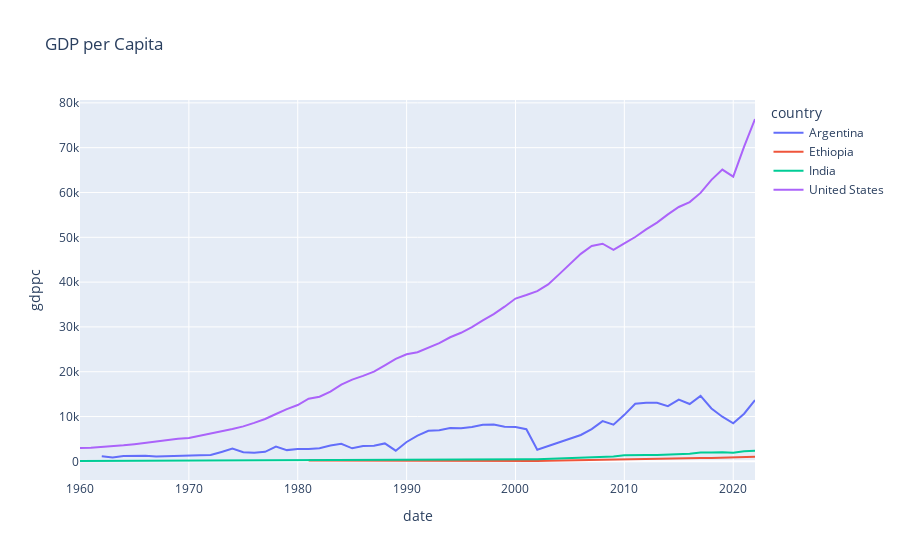
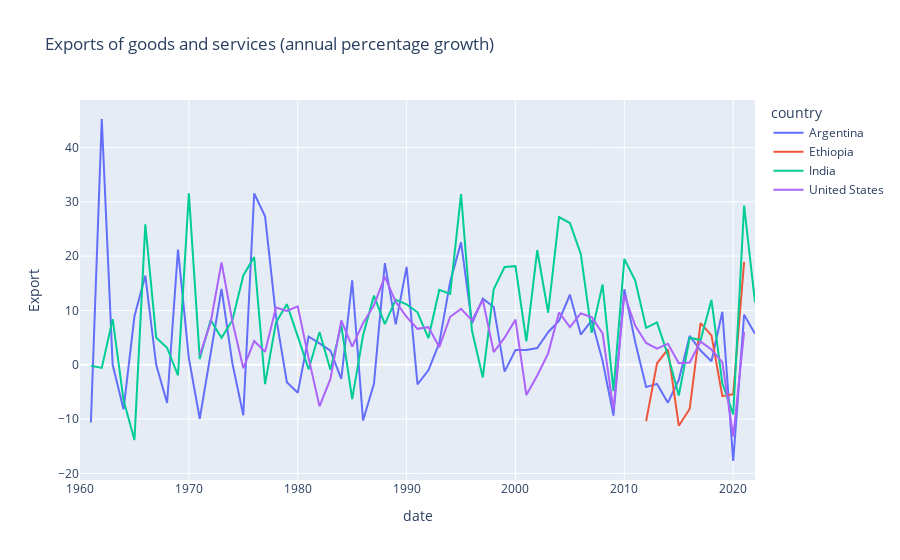
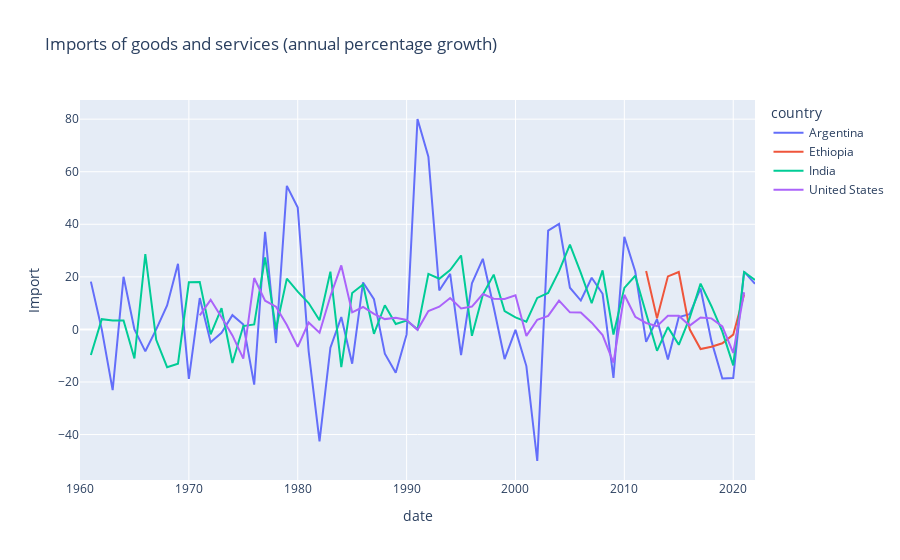
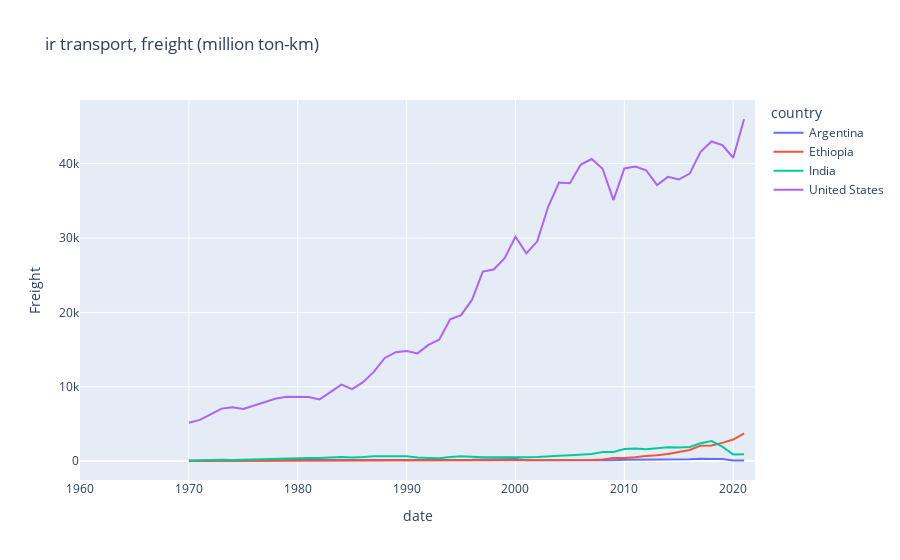

These figures' notebook cell, in order:
### Code cell
#GDP per capita
fig1 = px.line(df_gdp, x = 'date', y = 'gdppc', color = 'country', title = 'GDP per Capita')

### Import & Export ###
#Export
fig2 = px.line(df_export, x = 'date', y = 'Export', color = 'country', title = 'Exports of goods and services (annual percentage growth)')

#Import 
fig3 = px.line(df_import, x = 'date', y = 'Import', color = 'country', title = 'Imports of goods and services (annual percentage growth)')

#Freight
fig4 = px.line(df_freight, x = 'date', y = 'Freight', color = 'country', title = 'ir transport, freight (million ton-km)')

fig1.show()
fig2.show()
fig3.show()
fig4.show()
